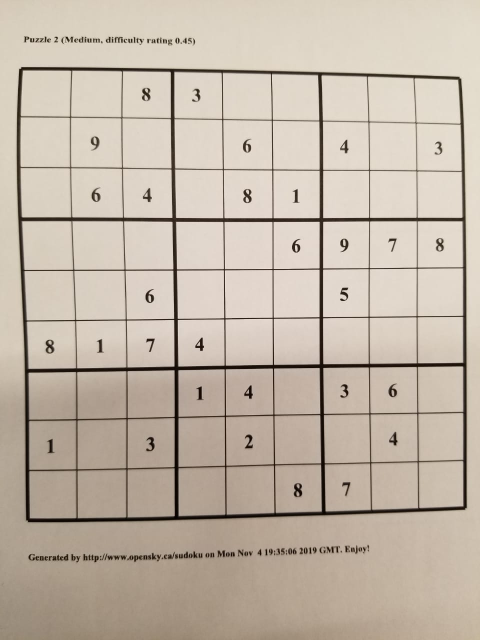
#> input picture Projeto 6/jorgeavbe-2.png, 960 x 1280 px (shown at 1/2 size)
$ jupyter execute --allow-errors Projeto_6.ipynb   (shell and % lines are left out)   (older library calls are emulated)
#> lines starting #> are read from the running program, lines starting #| are printed output that depends on the picture; after the words box and inside, x2 and y2 are one past the last pixel; in counts of white or black regions, pixels touching at a corner belong together; long printed decimals are rounded
[cell 1]
import cv2
import numpy as np
import matplotlib.pyplot as plt
from skimage import io
from skimage import morphology
import operator
from tensorflow import keras
from tensorflow.keras.models import load_model

[cell 2]
img_sudoku = cv2.cvtColor(cv2.imread('jorgeavbe-2.png'), cv2.COLOR_BGR2GRAY) # carrega a imagem escolhida
#> img_sudoku: shape (1280, 960); min 1, max 248, mean 184.7
plt.figure(figsize=(16,16))
plt.imshow(img_sudoku, cmap='gray', vmin=0, vmax=255)

[cell 3]
sudoku_test = cv2.adaptiveThreshold(img_sudoku, 255, cv2.ADAPTIVE_THRESH_GAUSSIAN_C, cv2.THRESH_BINARY_INV, 15, 5) #transformar a imagem em binária com threshold adaptativo
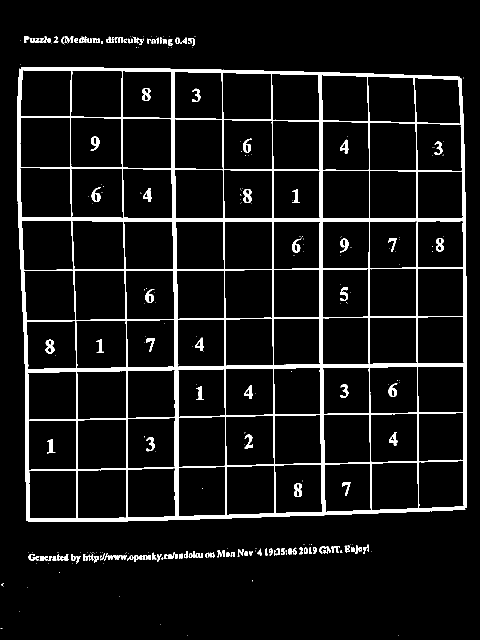
#> sudoku_test: shape (1280, 960) (shown at 1/2 size); 7% white; 288 white regions (163 under 20 px)
plt.figure(figsize=(16,16))
plt.imshow(sudoku_test, cmap='gray', vmin=0, vmax=255)

[cell 4]
# mudança de perspectiva para que o grid do sudoku fique reto e ocupe a imagem inteira.

w, h = sudoku_test.shape
#> w = 1280; h = 960

_, contours, hierarchy = cv2.findContours(sudoku_test, cv2.RETR_EXTERNAL, cv2.CHAIN_APPROX_NONE)
#> contours = 173 contours, 91 with area under 20; largest, box (x1, y1, x2, y2) and area: (34, 134, 934, 1044) 791191, (215, 1110, 254, 1120) 140, (57, 1108, 78, 1121) 90, (70, 73, 93, 85) 80, (229, 74, 246, 86) 78
if len(contours) != 0:
    c2 = max(contours, key = cv2.contourArea)
#> c2 = contour of 3536 points, box (x1, y1, x2, y2) (34, 134, 934, 1044), area 791191

corners = []
i = 0
while len(corners) != 4:
    corners = cv2.approxPolyDP(c2, i, True)
    i += 1
#> this loop made 10 passes
#> corners on pass 10: [[38, 138], [52, 1040], [933, 1015], [918, 153]]
#> after the loop, i = 10

for corner in corners:
    if corner[0][0] < w/2:
        if corner[0][1] < h/2:
            ul = corner[0] # upper left
        else:
            ll = corner[0] # lower left
    else:
        if corner[0][1] < h/2:
            ur = corner[0] # upper right
        else:
            lr = corner[0] # lower right
#> this loop made 4 passes
#> ul on pass 1: [38, 138]
#> ll on pass 2: [52, 1040]

cols, rows = 2000, 2000 # redimensionar para o plot não ficar achatado

original = np.float32([ul, ll, ur, lr])
#> original = [[38, 138], [52, 1040], [918, 153], [933, 1015]]
perspec = np.float32([[0, 0], [0, rows], [cols, 0], [cols, rows]])


M = cv2.getPerspectiveTransform(original, perspec)
#> M = [[2.17, -0.0337, -77.79], [-0.0378, 2.22, -304.8], [-5.03e-05, 2.91e-06, 1]]
grid_crop = cv2.warpPerspective(sudoku_test, M, (cols, rows))

grid_crop = cv2.rectangle(grid_crop, (1,1), (cols-1, rows-1), (255,255,255), thickness=30)
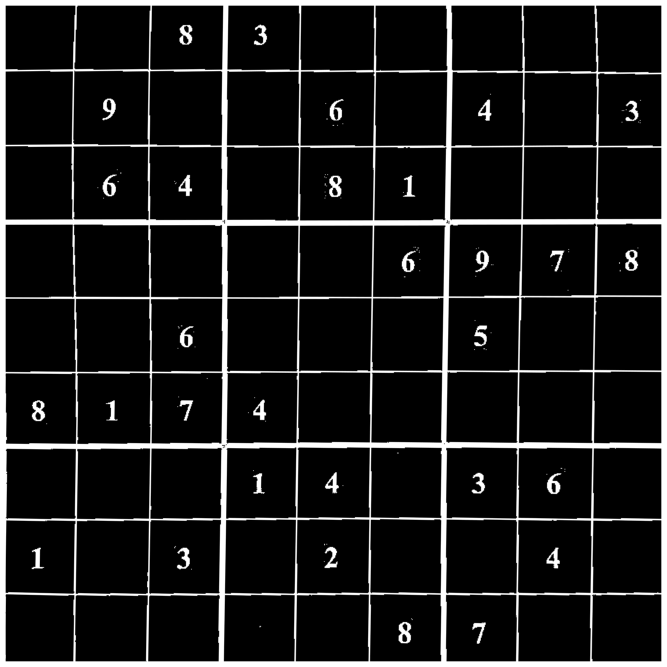
#> grid_crop: shape (2000, 2000) (shown at 1/3 size); min 0, max 255, mean 27

grid_crop = morphology.remove_small_objects(grid_crop, min_size=9000)
#> grid_crop: shape (2000, 2000); 8.6% white; 54 white regions (16 under 20 px), largest, box (x1, y1, x2, y2) and area: (0, 0, 2000, 2000) 320068, (1197, 1867, 1232, 1929) 1076, (989, 528, 1024, 590) 1061

plt.figure(figsize=(16, 16))
plt.imshow(grid_crop, cmap='gray')

[cell 5]
img = morphology.dilation(grid_crop, morphology.square(5)) > 0 # dilation para deixas as linhas mais largas, para que os quadrados (props) fiquem bem definidos
#> img: shape (2000, 2000) bool; 12.6% white; 38 white regions, largest, box (x1, y1, x2, y2) and area: (0, 0, 2000, 2000) 461096, (1195, 1865, 1234, 1931) 1852, (987, 526, 1026, 592) 1827
img1 = morphology.remove_small_objects(img, min_size=100)
img1 = morphology.remove_small_holes(img1, 110, connectivity=2)
#> img1: shape (2000, 2000) bool; 12.6% white; 32 white regions, largest, box (x1, y1, x2, y2) and area: (0, 0, 2000, 2000) 461127, (1195, 1865, 1234, 1931) 1852, (987, 526, 1026, 592) 1827
img1 = morphology.remove_small_holes(img1, 110)
plt.figure(figsize=(16,16))
plt.imshow(img1, cmap="gray")

[cell 6]
verticals = morphology.erosion(img1, morphology.rectangle(130, 1))
#> verticals: shape (2000, 2000) bool; 4.9% white; 11 white regions, largest, box (x1, y1, x2, y2) and area: (0, 0, 20, 2000) 38072, (1982, 0, 2000, 2000) 36000, (656, 0, 686, 2000) 32287
plt.imshow(verticals, cmap="gray")

[cell 7]
img2 = morphology.reconstruction(verticals, img1)
#> img2: shape (2000, 2000) float64; values 0 (black) and 1 (white), 11.5% white; 1 white region, box (x1, y1, x2, y2) and area: (0, 0, 2000, 2000) 461127
# plt.figure(figsize=(16,16))
plt.imshow(img2, cmap="gray")

[cell 8]
from skimage.color import label2rgb
img3 = morphology.dilation(img2, morphology.square(5)) > 0
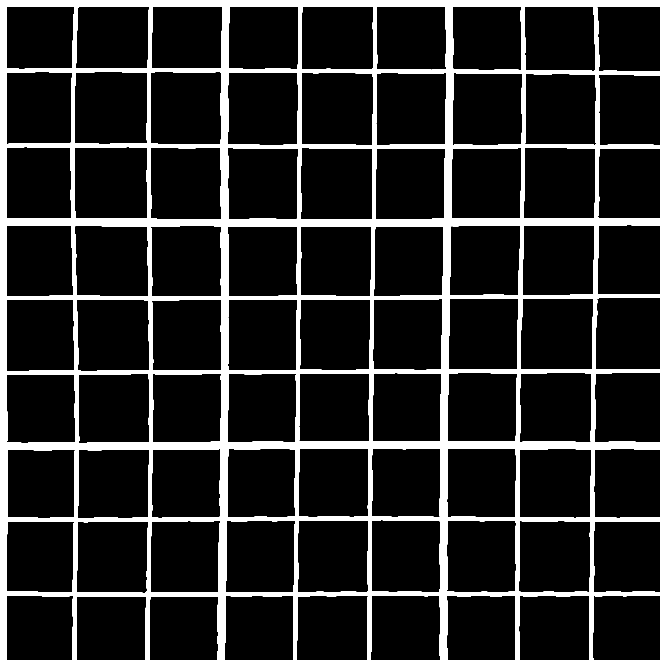
#> img3: shape (2000, 2000) bool (shown at 1/3 size); 15% white; 1 white region, box (x1, y1, x2, y2) and area: (0, 0, 2000, 2000) 598796

img = ~img3
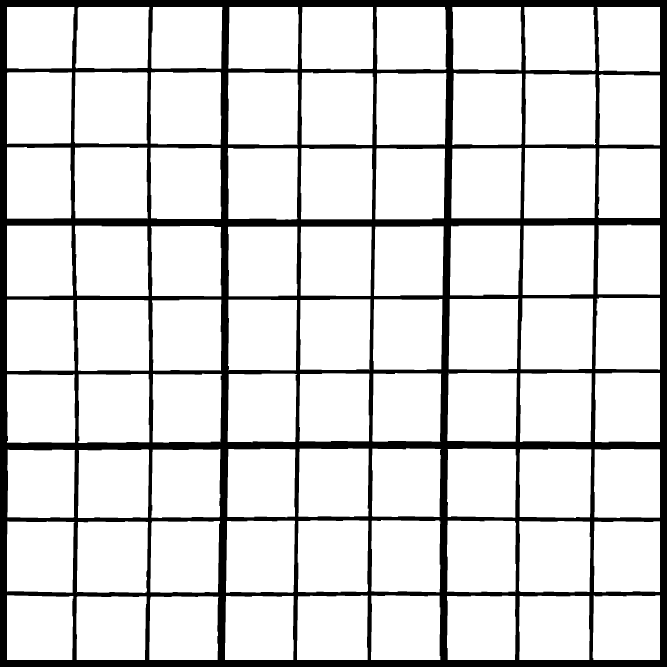
#> img: shape (2000, 2000) bool (shown at 1/3 size); 85% white; 1 black region
# plt.figure(figsize=(16,16))
plt.imshow(label2rgb(morphology.label(img))) # criação dos props
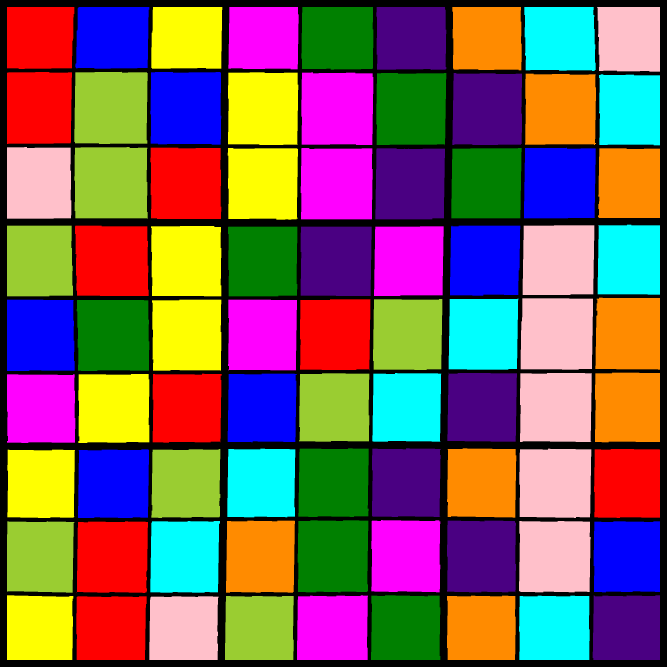
#> shown: shape (2000, 2000, 3) float64 (shown at 1/3 size); mean R, G, B 0.505, 0.385, 0.378

[cell 9]
from skimage.measure import regionprops

props = regionprops(morphology.label(img))
#> props = 81 regions; largest, box (x1, y1, x2, y2) and area: (223, 215, 443, 432) 46420, (223, 441, 443, 657) 46068, (904, 217, 1120, 435) 45899, (1562, 895, 1779, 1109) 45412, (902, 444, 1118, 658) 45271

fig, axs = plt.subplots(9,9, figsize=(7, 7)) # setup do plot para plotar
axs = axs.ravel()

prop_list = []
crop_list = []

soma = 0
for i in props:
    soma += i.area
#> this loop made 81 passes
#> soma on passes 1 to 12: 36513, 75855, 114428, 152938, 192752, 231502, 270002, 309567, 345072, 391492, 432753, 478016
#> after the loop, soma = 3401204

soma /= len(props)
#> soma = 41990.2

props = [i for i in props if i.area > 0.50 * soma] # selecionar os props desejados (aqueles com área desejada).

print(len(props))
#| 81

for i in range(81):
    prop_list.append(props[i].bbox)
#> after the loop, prop_list = 81 items, first 6: (21, 21, 207, 223), (21, 226, 206, 448), (21, 454, 206, 667), (21, 685, 208, 896), (21, 904, 209, 1120), (21, 1129, 210, 1339)

chunks = [prop_list[x:x+9] for x in range(0, len(prop_list), 9)] # percorrer a lista de props de 9 em 9, adicionando cada linha do sudoku em uma lista separada
#> chunks = 9 items
for i in chunks:
    i.sort(key = operator.itemgetter(1)) # ordenação da lista pelo segundo elemento (posição da primeira coluna do prop), pois os props vêm ordenados em linhas, mas a ordem das linhas pode estar errada.
#> this loop made 9 passes
chunks = [item for sublist in chunks for item in sublist] # reagrupar as listas de props em uma só
#> chunks has the same summary as prop_list

tem_ou_nao = []
tiles = []
hist_list = []

a = 0
for i in chunks: # criar os respectivos crops de cada prop, já plotando cada um em sua respectiva posição
    crop = grid_crop[i[0]:i[2], i[1]:i[3]]
    tiles.append(crop)
    soma = np.sum(grid_crop[i[0]:i[2], i[1]:i[3]])
    tem_ou_nao.append(soma/((i[2]-i[0]) * (i[3]-i[1])))
    axs[a].contourf(crop[::-1])
    a+=1
#> this loop made 81 passes
#> (i, soma) on passes 1 to 12: ((21, 21, 207, 223), 45900), ((21, 226, 206, 448), 49980), ((21, 454, 206, 667), 235365), ((21, 685, 208, 896), 179010), ((21, 904, 209, 1120), 0), ((21, 1129, 210, 1339), 0), ((21, 1357, 211, 1565), 0), ((21, 1573, 213, 1787), 20145), ((21, 1791, 215, 1980), 46155), ((216, 21, 432, 216), 0), ((215, 223, 432, 443), 219555), ((216, 451, 434, 664), 0)
#> pass 1, `crop = grid_crop[i[0]:i[2], i[1]:i[3]]`:
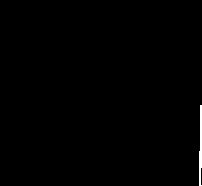
#> crop: shape (186, 202); 0.48% white; 1 white region, box (x1, y1, x2, y2) and area: (199, 105, 202, 186) 180
#> pass 2, `crop = grid_crop[i[0]:i[2], i[1]:i[3]]`:
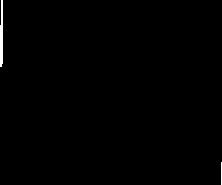
#> crop: shape (185, 222); 0.48% white; 2 white regions, box (x1, y1, x2, y2) and area: (0, 0, 3, 67) 173, (221, 162, 222, 185) 23
#> pass 3, `crop = grid_crop[i[0]:i[2], i[1]:i[3]]`:
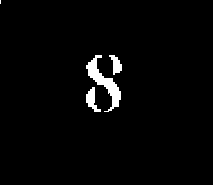
#> crop: shape (185, 213); 2.3% white; 4 white regions (1 under 20 px), largest, box (x1, y1, x2, y2) and area: (86, 55, 121, 112) 598, (86, 87, 101, 112) 179, (109, 55, 122, 75) 142
#> after the loop, a = 81; tem_ou_nao = 81 values, max 6.8 at index 77, min 0 at index 4, mean 1.82; tiles = 81 items
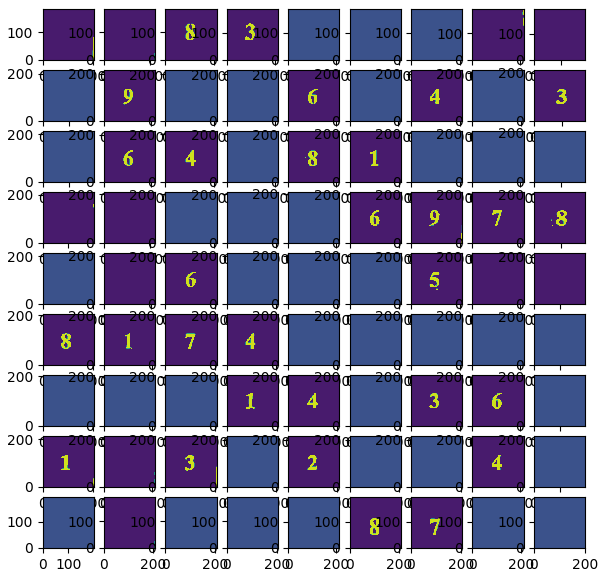
#> figure drawn by matplotlib, 81 panels

[cell 10]
# [12 lines of commented-out code are left out]

[cell 11]
media = np.sum(tem_ou_nao) / len(tem_ou_nao)
#> media = 1.82

print(media)
#| 1.817

tem_ou_nao_bool = tem_ou_nao > media # filtrar os tiles que têm números para impedir predicts desnecessários e errados.
tem_ou_nao_bool

#> (a cell that did not finish here is left out)

[cell 13]
prediction_list = []
#> (the rest of this cell did not finish here and is left out)

[cell 14]
# [72 lines left out: functions solve, valid, print_board, find_empty, not called in this run]

#> (a cell that did not finish here is left out)

#> (a cell that did not finish here is left out)

[cell 17]
font = cv2.FONT_HERSHEY_SIMPLEX
fontScale  = 2
fontColor = (0,255,0)
lineType = 2
thickness = 10

img_solve = ~(img1.astype("uint8") * 255)
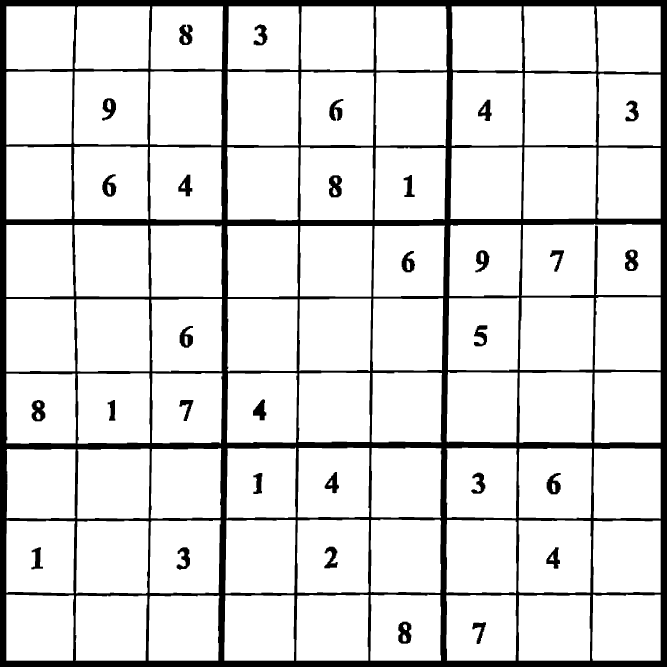
#> img_solve: shape (2000, 2000) (shown at 1/3 size); 87.4% white; 32 black regions, largest, box (x1, y1, x2, y2) and area: (0, 0, 2000, 2000) 461127, (1195, 1865, 1234, 1931) 1852, (987, 526, 1026, 592) 1827

# img_solve = cv2.cvtColor(img_solve, cv2.COLOR_BGR2RGB)

#> (the rest of this cell did not finish here and is left out)
